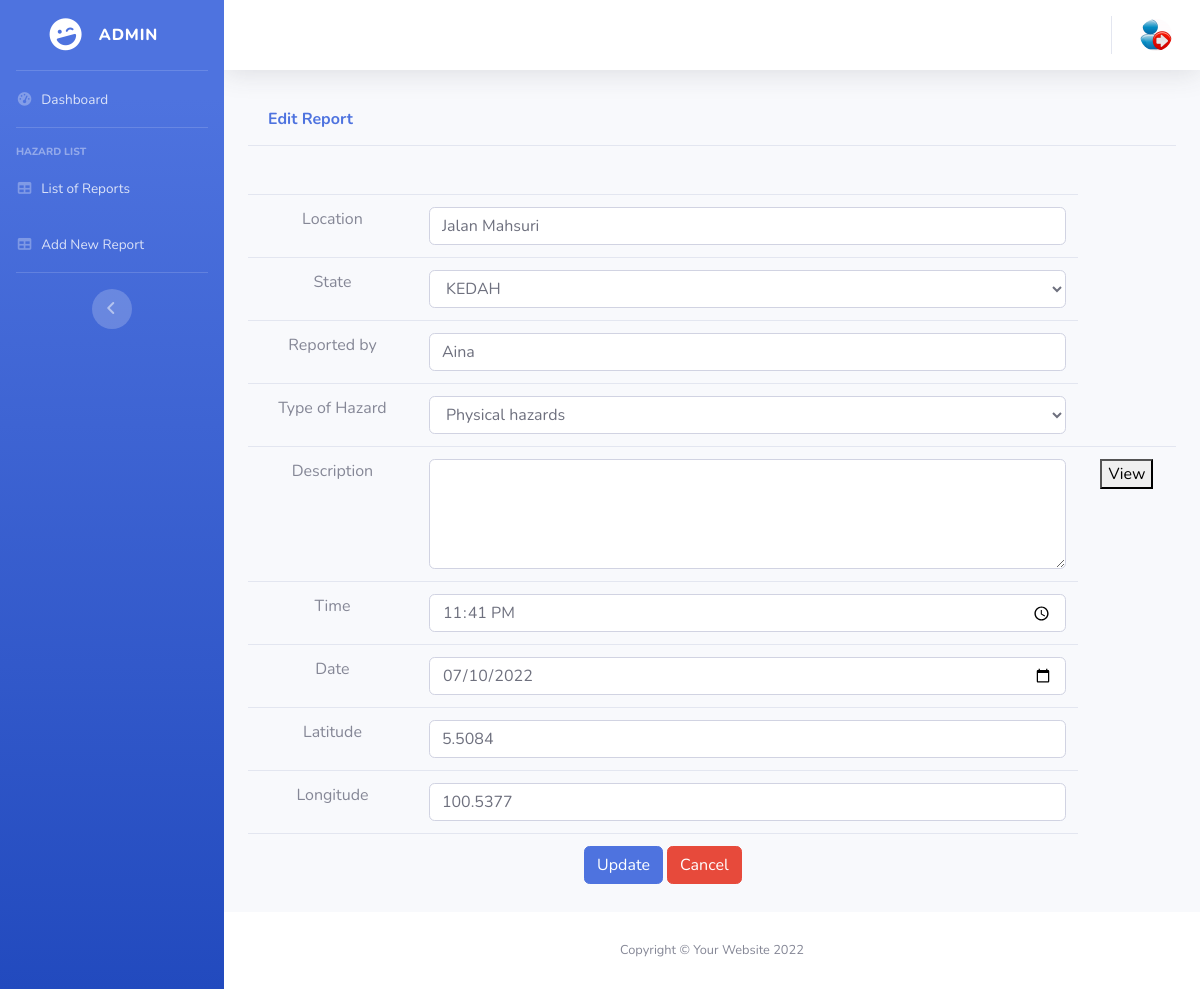
/admin/edit_hazard.php?edit_id=3 (signed in), run on the app's committed database.
### tables this page shows
CREATE TABLE `information` (
  `hz_id` int(11) NOT NULL,
  `hz_location` varchar(255) NOT NULL,
  `hz_state` varchar(100) NOT NULL,
  `hz_repname` varchar(150) NOT NULL,
  `hz_type` varchar(150) NOT NULL,
  `hz_desc` text NOT NULL,
  `hz_time` time NOT NULL,
  `hz_date` date NOT NULL,
  `hz_lat` decimal(10,4) NOT NULL,
  `hz_lng` decimal(10,4) NOT NULL
);

### admin/edit_hazard.php (the view, shortened to what this page needs)
<?php
  include_once("config.php");
  if(isset($_GET['edit_id']) && !empty($_GET['edit_id']))
  {
    $id = $_GET['edit_id'];
    $query=mysqli_query($conn,"SELECT * FROM information WHERE hz_id='$id'");
?>
 <!DOCTYPE html>
<html lang="en">
<head>
    <link href="vendor/fontawesome-free/css/all.min.css" rel="stylesheet" type="text/css">
    <link href="css/sb-admin-2.min.css" rel="stylesheet">
    <link href="vendor/datatables/dataTables.bootstrap4.min.css" rel="stylesheet">
</head>
<body id="page-top">
    <div id="wrapper">
        <ul class="navbar-nav bg-gradient-primary sidebar sidebar-dark accordion" id="accordionSidebar">
            <a class="sidebar-brand d-flex align-items-center justify-content-center" href="index.php">
                <div class="sidebar-brand-icon rotate-n-15">
                    <i class="fas fa-laugh-wink"></i>
                </div>
                <div class="sidebar-brand-text mx-3"><?php echo $_SESSION['admin_username'] ?></div>
            </a>
            <hr class="sidebar-divider my-0">
            <li class="nav-item ">
                <a class="nav-link" href="index.php">
                    <i class="fas fa-fw fa-tachometer-alt"></i>
                    <span>Dashboard</span></a>
            </li>
            <hr class="sidebar-divider">
            <div class="sidebar-heading">
                Hazard List
            </div>
            <li class="nav-item ">
                <a class="nav-link" href="table_hazard.php">
                    <i class="fas fa-fw fa-table"></i>
                    <span>List of Reports</span></a>
            </li>
            <li class="nav-item">
                <a class="nav-link" href="add_hazard.php">
                    <i class="fas fa-fw fa-table"></i>
                    <span>Add New Report</span></a>
            </li>
            <hr class="sidebar-divider d-none d-md-block">
            <div class="text-center d-none d-md-inline">
                <button class="rounded-circle border-0" id="sidebarToggle"></button>
            </div>
        </ul>
        <div id="content-wrapper" class="d-flex flex-column">
            <div id="content">
                <nav class="navbar navbar-expand navbar-light bg-white topbar mb-4 static-top shadow">
                    <ul class="navbar-nav ml-auto">
                        <li class="nav-item dropdown no-arrow">
                            <a class="nav-link dropdown-toggle" href="logout.php" id="userDropdown" role="button"
                                data-toggle="dropdown" aria-haspopup="true" aria-expanded="false">
                                <img class="img-profile rounded-circle"
                                    src="images/icon/logout.jpg">
                            </a>
                        </li>
                    </ul>
                </nav>
                <div class="container">
                        <div class="card-header py-3">
                            <h6 class="m-0 font-weight-bold text-primary">Edit Report</h6>
                        </div>
                         <form action="edit_hazard.php" name="btnSave" method="post">
                          <table class="table text-center">
                            <thead>
                              <?php while ($data=$query->fetch_assoc()) {?>
                              <tr>
                                <input type="text" name="hz_id" value="<?php echo $data['hz_id'] ?>" hidden><br><br>
                                <td class="text-center">Location</td>
                                <td><input type="text" id="hz_location" name="hz_location" class="form-control validate" value="<?php echo $data['hz_location'] ?>" required></td>
                              </tr>
                              <tr>
                                 <td class="text-center">State</td>
                                 <td><div class="rs-select2 js-select-simple select--no-search">
                                <select name="hz_state" class="form-control validate" >
                                    <option selected="selected" value="<?php echo $data['hz_state'] ?>" ><?php echo $data['hz_state'] ?></option>
                                </select>
                            </div></td>
                              </tr>
                              <tr>
                                 <td class="text-center">Reported by </td>
                                 <td><input type="text" id="hz_repname" name="hz_repname" class="form-control validate" value="<?php echo $data['hz_repname']; ?>" required></td>
                              </tr>
                              <tr>
                                 <td class="text-center">Type of Hazard</td>
                                 <td><div class="rs-select2 js-select-simple select--no-search">
                                <select name="hz_type" class="form-control validate" >
                                    <option selected="selected" value="<?php echo $data['hz_type']; ?>" ><?php echo $data['hz_type'] ?></option>
                                </select>
                            </div></td>
                              </tr>
								 <tr>
                                  <td class="text-center">Description </td>
                                 <td><textarea id="hz_desc" name="hz_desc" class="form-control validate" required rows="4" cols="50"></textarea></td>
									<td>
									<button type="button" onclick="myFunction()">View</button>
										</td>
                              </tr>
								  <tr>
                                  <td class="text-center">Time </td>
                                 <td><input type="time" id="hz_time" name="hz_time" class="form-control validate" value="<?php echo $data['hz_time']; ?>"required></td>
                              </tr>
								  <tr>
                                  <td class="text-center">Date </td>
                                 <td><input type="date" id="hz_date" name="hz_date" class="form-control validate" value="<?php echo $data['hz_date']; ?>" required></td>
                              </tr>
								  <tr>
                                 <td class="text-center">Latitude</td>
                                 <td><input type="text" id="hz_lat" name="hz_lat" class="form-control validate" value="<?php echo $data['hz_lat']; ?>" required></td>
                              </tr>
								 <tr>
                                 <td class="text-center">Longitude</td>
                                 <td><input type="text" id="hz_lng" name="hz_lng" class="form-control validate" value="<?php echo $data['hz_lng']; ?>" required></td>
                              </tr>
                              <tr>
                                <td colspan="2"><button type="submit" name="btn_save_updates" class="btn btn-primary">
                                <span class="glyphicon glyphicon-save"></span> Update
                                </button>
                                <a class="btn btn-danger" href="table_hazard.php"> <span class="glyphicon glyphicon-backward"></span> Cancel </a>
                                </td>
                              </tr>
                          </table>
                          <?php
                            }
                            }?>
                        </form>
                </div>
            </div>
            <footer class="sticky-footer bg-white">
                <div class="container my-auto">
                    <div class="copyright text-center my-auto">
                        <span>Copyright &copy; Your Website 2022</span>
                    </div>
                </div>
            </footer>
        </div>
    </div>
</body>
</html>

### data on the page
information: hz_location "Jalan Mahsuri", hz_state "KEDAH", hz_repname "Aina", hz_type "Physical hazards", hz_time "23:41:00", hz_date "07/10/2022", hz_lat "5.5084", hz_lng "100.5377"

### other printed values
$_SESSION['admin_username'] "ADMIN"
